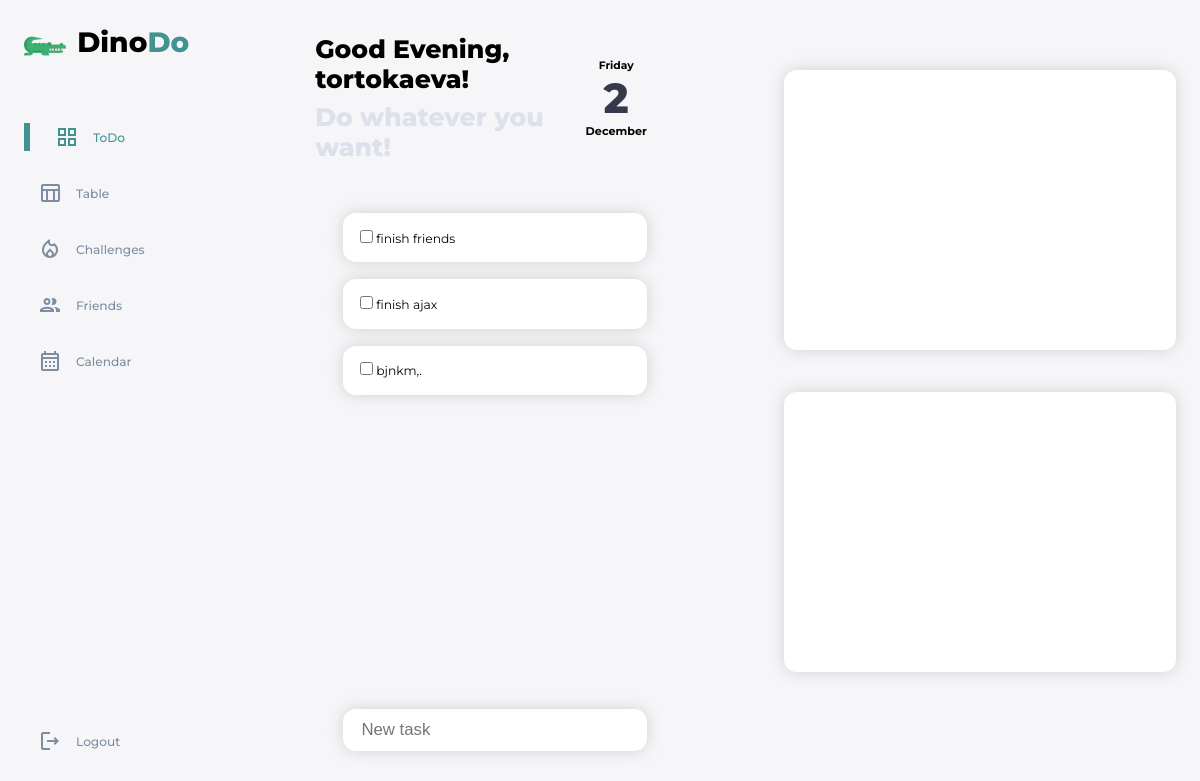
The app's page / (signed in) with its own data.
### main/models.py (models this page shows, shortened)
class Task(models.Model):
    TYPE_CHOICES = [
        (1, 'ONEDAY'),
        (2, 'ROUTINE'),
        (3, 'CHALLENGETASK'),
        (4, 'LONGTIME'),
    ]
    user = models.ForeignKey(User, on_delete=models.CASCADE)
    title = models.CharField(max_length=255, blank=False, null=False)
    is_finished = models.BooleanField(null=False, default=False)
    type = models.IntegerField(null=False, blank=False, choices=TYPE_CHOICES, default=1)

### main/views.py (the view)
# urls.py: path('', views.mainPage , name='main'),
@login_required(login_url='login', redirect_field_name='')
def mainPage(request):
    my_time = datetime.datetime.utcnow()
    day = my_time.day
    month = my_time.strftime("%B")
    weekday = my_time.strftime('%A')
    if request.method == 'POST':
        if request.POST['new-task']:
            task = Task(title=request.POST['new-task'], user=request.user)
            task.save()
            return redirect('main')
    challenges = UserChallenge.objects.filter(participant=request.user)
    tasks = Task.objects.filter(user=request.user)
    relationship = Relationship.objects.filter(receiver=request.user.profile).filter(status='send')
    profile = Profile.objects.get(user=request.user)
    context = {'tasks': tasks, 'challenges': challenges, 'day': day, 'month': month, 'weekday': weekday,'profile': profile, 'relationship':relationship}
    return render(request, 'main/main.html', context)

### main/templates/main/main.html (shortened to what this page needs)
{% extends 'main/base.html' %}
{% load static %}
{% block content %}
  <main>
      <div class="top-main">
        <div class="main-text">
          <h1>Good Evening, {{request.user}}!</h1>
          <h1 class="second">Do whatever you want!</h1>
        </div>
        <div class="date-main">
          <h5>{{weekday}}</h5>
          <span class="date-int">{{day}}</span>
          <h4>{{month}}</h4>
        </div>
      </div>
      <div class="tasks">
        <div class="active-tasks">
          {% for task in tasks %}
            <div class="task-card">
              <label>
                <input type="checkbox" class="chkbx">
                <span>{{task.title}}</span>
              </label>
            </div>
          {% endfor %}
        </div>
        <form method="post">
          <div class="new-task">
            <div class="task-card-new">
              <input type="text" placeholder="New task" class="task-input" name="new-task" id="new-task">
            </div>
          </div>
        </form>
      </div>
    </main>
  <div class="rightside">
      <div class="challenges">
        <div class="card-right">
        </div>
      </div>
      <div class="notifications">
        <div class="card-right">
        </div>
      </div>
    </div>
{% endblock %}

### main/static/main/main.css (style rules this page uses)
:root { --color-primary: #419390; --color-danger: #ff7782; --color-success: #419390; --color-warning: #ffbb55; --color-white: #ffffff; --color-info-dark: #7d8da1; --color-info-light: #dce1eb; --color-dark: #363949; --color-light: rgba(132, 139, 200, 0.18); --color-primary-variant: #111e88; --color-dark-variant: #677483; --color-background: #f6f6f9; --card-border-radius: 2rem; --border-radius-1: 0.4rem; --border-radius-2: 0.8rem; --border-radius-3: 1.2rem; --card-padding: 1.2rem; --padding-1: 1.2rem; --box-shadow: 0 2rem 3rem var(--color-light); }
* { margin: 0; padding: 0; text-decoration: none; list-style: none; box-sizing: border-box; }
html { font-size: 14px; }
body { width: 100vw; height: 100vh; font-family: 'montserrat', sans-serif; font-size: 0.88rem; background: var(--color-background); overflow-x: hidden; overflow-y: hidden; }
h1 { font-weight: 800; font-size: 1.8rem; }
h4 { font-size: 0.8rem; }
h5 { font-size: 0.77rem; }
main { height: 100vh; padding-left: 5rem; display: grid; grid-template-rows: 14rem auto; padding-right: 6rem; }
.top-main { display: flex; align-items: center; justify-content: space-between; }
.date-main { align-items: center; display: flex; flex-direction: column; margin-right: 2rem; }
.date-int { font-size: 3rem; color: var(--color-dark); font-weight: 800; }
.second { margin-top: 0.6rem; color: var(--color-info-light); }
.tasks { display: grid; grid-template-rows: auto 7rem; }
.active-tasks { height: 28rem; overflow-y: auto; }
.task-card { background: var(--color-white); border-radius: 13px; padding: var(--card-padding); margin: 1.2rem 2rem 1.2rem; filter: drop-shadow(0px 0px 8px rgba(0,0,0,0.15)); display: flex; align-items: center; }
.task-card-new { background: var(--color-white); border-radius: 13px; padding: 0.8rem; margin: 0.5rem 2rem 1.2rem; filter: drop-shadow(0px 0px 8px rgba(0,0,0,0.15)); display: flex; }
.chkbx { border-radius: 50px; padding: 0; margin: 0; }
.task-input { margin-left: 0.5rem; font-size: 1.2rem; width: 100%; outline: 0; appearance: none; border: 0; }
label { display: inline-block; align-items: center; }
.rightside { display: flex; flex-direction: column; padding: 5rem 0 5rem; }
.card-right { height: 20rem; background-color: var(--color-white); filter: drop-shadow(0px 0px 8px rgba(0,0,0,0.15)); border-radius: 13px; overflow-y: scroll; margin-bottom: 3rem; }

### records on screen
Task: title "finish friends"
Task: title "finish ajax"
Task: title "bjnkm,."

### other values on screen
{{ request.user }} "tortokaeva"
